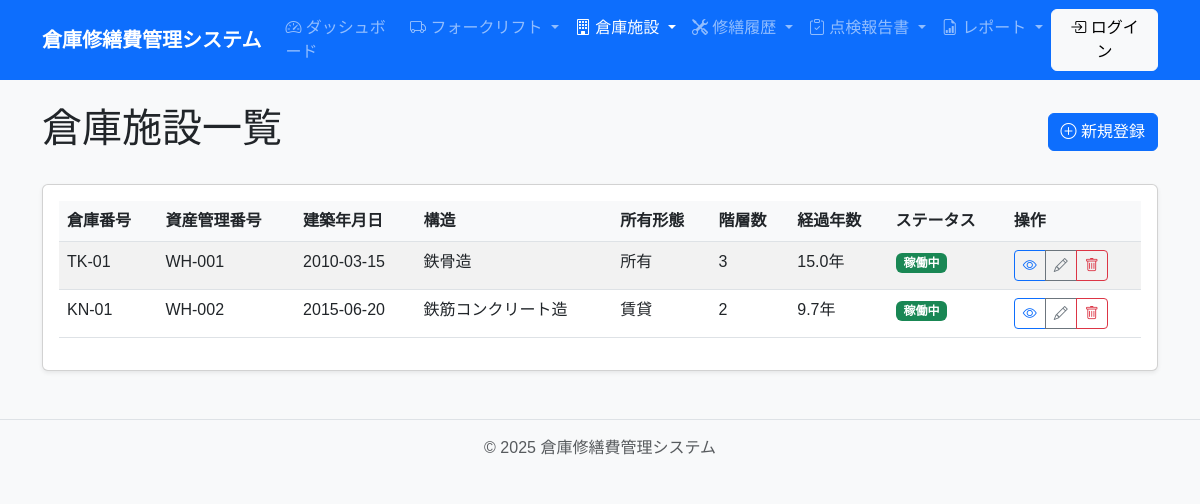
The page /facility/ on the database as committed earlier.
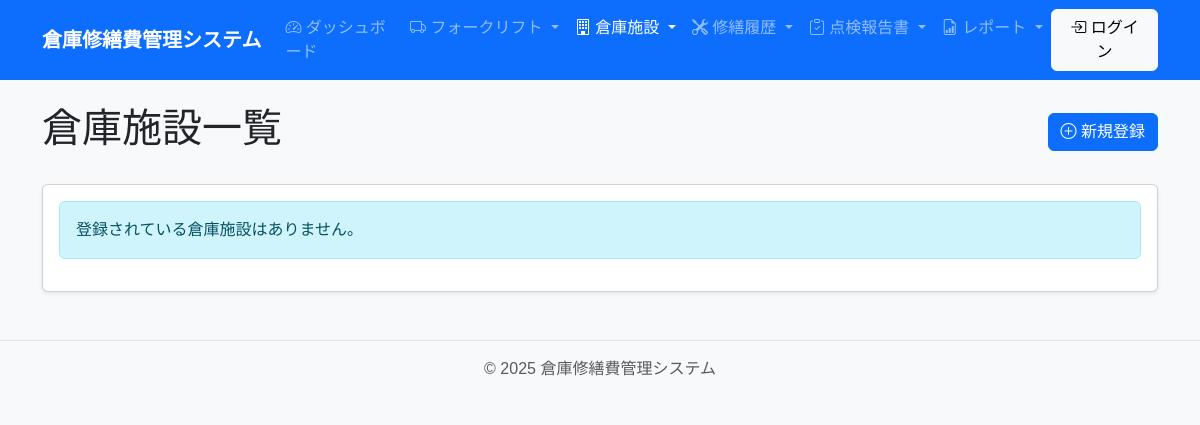
The same page on the database as committed later.
### app/models/facility.py (models this page shows, shortened)
class Facility(Asset):
    __tablename__ = 'facilities'
    warehouse_number = db.Column(db.String(50), unique=True, nullable=False, index=True)
    construction_date = db.Column(db.Date, nullable=False)
    main_structure = db.Column(db.String(100), nullable=False)
    ownership_type = db.Column(db.String(20), nullable=False)  # owned, leased
    floor_count = db.Column(db.Integer, nullable=False)
    repairs = db.relationship('FacilityRepair', back_populates='facility', cascade='all, delete-orphan')
    @property
    def ownership_type_name(self):
        return Config.OWNERSHIP_TYPE_NAMES.get(self.ownership_type, self.ownership_type)

### app/routes/facility.py (the view)
@facility_bp.route('/')
def index():
    facilities = Facility.query.all()
    return render_template('facility/index.html', facilities=facilities)

### app/models/asset.py (called while the page is built)
    @property
    def status_name(self):
        return Config.ASSET_STATUS_NAMES.get(self.asset_status, self.asset_status)

    @property
    def elapsed_years(self):
        if hasattr(self, 'manufacture_date'):
            start_date = self.manufacture_date
        elif hasattr(self, 'construction_date'):
            start_date = self.construction_date
        else:
            start_date = self.acquisition_date
        days_difference = (Config.CURRENT_DATE.date() - start_date).days
        return days_difference / 365.25  # うるう年も考慮した年数

### app/templates/facility/index.html (shortened to what this page needs)
{% extends "base.html" %}
{% block content %}
<div class="d-flex justify-content-between align-items-center mb-4">
    <h1>倉庫施設一覧</h1>
    <a href="{{ url_for('facility.create') }}" class="btn btn-primary">
        <i class="bi bi-plus-circle"></i> 新規登録
    </a>
</div>
<div class="card">
    <div class="card-body">
        {% if facilities %}
        <div class="table-responsive">
            <table class="table table-striped table-hover">
                <thead>
                    <tr>
                        <th>倉庫番号</th>
                        <th>資産管理番号</th>
                        <th>建築年月日</th>
                        <th>構造</th>
                        <th>所有形態</th>
                        <th>階層数</th>
                        <th>経過年数</th>
                        <th>ステータス</th>
                        <th>操作</th>
                    </tr>
                </thead>
                <tbody>
                    {% for facility in facilities %}
                    <tr>
                        <td>{{ facility.warehouse_number }}</td>
                        <td>{{ facility.asset_management_number }}</td>
                        <td>{{ facility.construction_date.strftime('%Y-%m-%d') }}</td>
                        <td>{{ facility.main_structure }}</td>
                        <td>{{ facility.ownership_type_name }}</td>
                        <td>{{ facility.floor_count }}</td>
                        <td>{{ "%.1f"|format(facility.elapsed_years) }}年</td>
                        <td>
                            <span class="badge {% if facility.asset_status == 'active' %}bg-success{% elif facility.asset_status == 'inactive' %}bg-secondary{% elif facility.asset_status == 'under_repair' %}bg-warning{% else %}bg-danger{% endif %}">
                                {{ facility.status_name }}
                            </span>
                        </td>
                        <td>
                            <div class="btn-group btn-group-sm">
                                <a href="{{ url_for('facility.view', id=facility.id) }}" class="btn btn-outline-primary">
                                    <i class="bi bi-eye"></i>
                                </a>
                                <a href="{{ url_for('facility.edit', id=facility.id) }}" class="btn btn-outline-secondary">
                                    <i class="bi bi-pencil"></i>
                                </a>
                                <button type="button" class="btn btn-outline-danger" data-bs-toggle="modal" data-bs-target="#deleteModal{{ facility.id }}">
                                    <i class="bi bi-trash"></i>
                                </button>
                            </div>
                        </td>
                    </tr>
                    {% endfor %}
                </tbody>
            </table>
        </div>
        {% else %}
        <div class="alert alert-info">
            登録されている倉庫施設はありません。
        </div>
        {% endif %}
    </div>
</div>
{% endblock %}

Rows that differ between the two databases and show on the page:
removed Facility: warehouse_number "TK-01", asset_management_number "WH-001", construction_date "2010-03-15", main_structure "鉄骨造", ownership_type_name "所有", floor_count "3", elapsed_years "15.0", status_name "稼働中"
removed Facility: warehouse_number "KN-01", asset_management_number "WH-002", construction_date "2015-06-20", main_structure "鉄筋コンクリート造", ownership_type_name "賃貸", floor_count "2", elapsed_years "9.7", status_name "稼働中"
Other text that changed with them:
text no longer shown: "倉庫番号 資産管理番号 建築年月日 構造 所有形態 階層数 経過年数 ステータス 操作"
text now shown: "登録されている倉庫施設はありません。"
